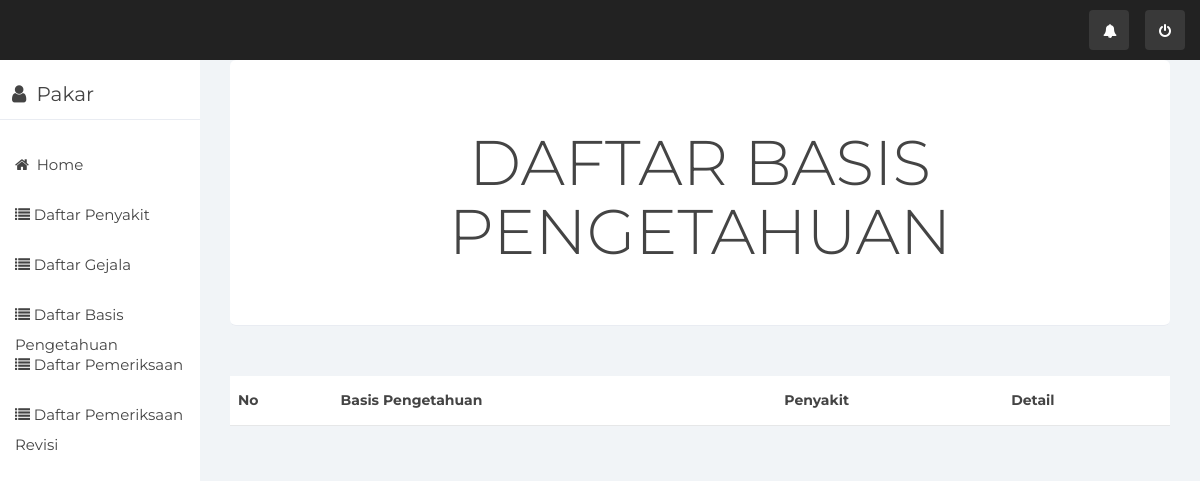
Before: /index.php/pakar/DataBasis with the older database file.
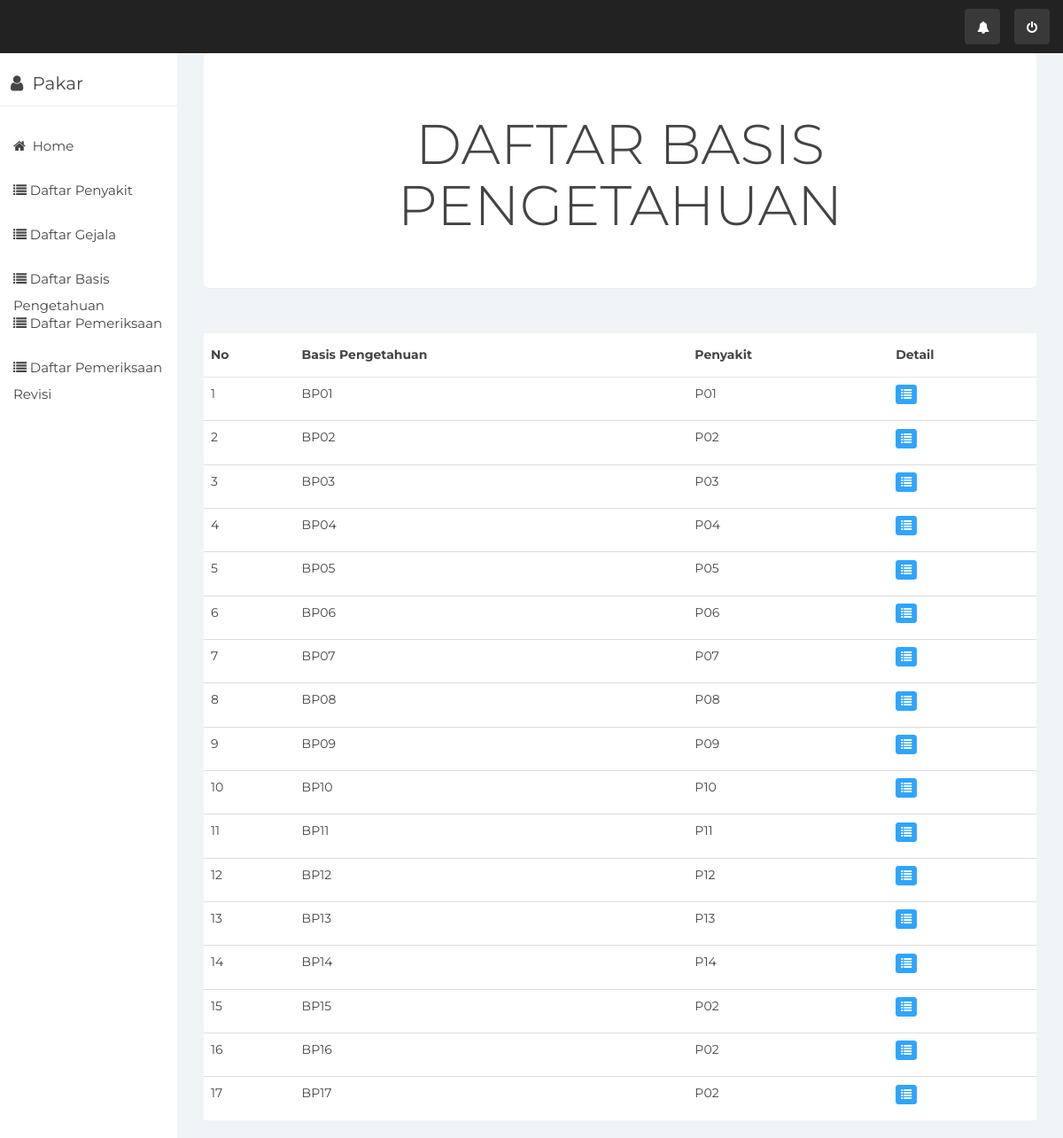
After: the same page with the newer database file.
### tables this page shows
CREATE TABLE `tb_basis_pengetahuan` (
  `id_basis_pengetahuan` varchar(10) NOT NULL,
  `id_penyakit` varchar(10) NOT NULL
);

### application/controllers/Pakar.php (called while the page is built, shortened)
<?php
class Pakar extends CI_Controller {
	public function __construct(){
		$this->load->model('M_pakar');
		$this->load->helper('url','form');
		$this->load->library('form_validation');
	}
	public function DataBasis()
	{
		$data['basis'] = $this->M_pakar->getDataBasis();
		$this->load->view('basisPakar',$data);
	}
}
?>

### index.php (called while the page is built, shortened)
<?php
require_once BASEPATH.'core/CodeIgniter.php';

### application/models/M_pakar.php (called while the page is built, shortened)
<?php
class M_Pakar extends CI_Model {
	function getDataBasis()
	{
		$query = $this->db->query("SELECT tb_penyakit.id_penyakit, tb_penyakit.nama_penyakit, tb_basis_pengetahuan.* FROM tb_basis_pengetahuan JOIN tb_penyakit ON tb_basis_pengetahuan.id_penyakit = tb_penyakit.id_penyakit ORDER BY id_basis_pengetahuan ASC");
		return $query->result();
	}
}

### application/views/basisPakar.php (the view, shortened to what this page needs)
<div class="col-sm-9 col-sm-offset-3 col-lg-10 col-lg-offset-2 main">
	    <div class="main-panel">
        <div class="content">
            <div class="container-fluid">
                <div class="row">
                    <div class="col-md-12">
                          <div class="jumbotron text-center">
                                 <h1>DAFTAR BASIS PENGETAHUAN</h1>
                          </div>
                        <div class="card">
                            <div class="content table-responsive table-full-width">
                                <table class="table table-hover table-striped">
                                    <table class="table table-hover" id="example">
                                        <thead>
                                            <th>No</th>
                                            <th>Basis Pengetahuan</th>
                                            <th>Penyakit</th>
                                            <th>Detail</th>
                                        </thead>
                                        <tbody>
                                            <?php
                                             $no=1;
                                             foreach ($basis as $key) { ?>
                                            <tr>
                                                <td><?php echo $no ?>  </td>
                                                <td><?php echo $key->id_basis_pengetahuan;?></td>
                                                <td><?php echo $key->id_penyakit;?></td>
                                               <td><a href="<?=site_url()?>/Pakar/detailBasis/<?php echo $key->id_basis_pengetahuan ?>"> <p data-placement="top" data-toogle="tooltip" title="Detail"><button class="btn btn-primary btn-xs" data-title="Detail" data-toggle="modal" data-target="#detail"><span class="glyphicon glyphicon-list"></span></button></p></td>
                                            </tr>
                                            <?php
                                             $no++;
                                             }?>
                                        </tbody>
                                    </table>
                                </table>
                            </div>
                        </div>
                    </div>
                </div>
            </div>
        </div>

Changed rows visible on the page:
added tb_basis_pengetahuan: id_basis_pengetahuan "BP01", id_penyakit "P01"
added tb_basis_pengetahuan: id_basis_pengetahuan "BP02", id_penyakit "P02"
added tb_basis_pengetahuan: id_basis_pengetahuan "BP03", id_penyakit "P03"
added tb_basis_pengetahuan: id_basis_pengetahuan "BP04", id_penyakit "P04"
added tb_basis_pengetahuan: id_basis_pengetahuan "BP05", id_penyakit "P05"
added tb_basis_pengetahuan: id_basis_pengetahuan "BP06", id_penyakit "P06"
added tb_basis_pengetahuan: id_basis_pengetahuan "BP07", id_penyakit "P07"
added tb_basis_pengetahuan: id_basis_pengetahuan "BP08", id_penyakit "P08"
added tb_basis_pengetahuan: id_basis_pengetahuan "BP09", id_penyakit "P09"
added tb_basis_pengetahuan: id_basis_pengetahuan "BP10", id_penyakit "P10"
added tb_basis_pengetahuan: id_basis_pengetahuan "BP11", id_penyakit "P11"
added tb_basis_pengetahuan: id_basis_pengetahuan "BP12", id_penyakit "P12"
added tb_basis_pengetahuan: id_basis_pengetahuan "BP13", id_penyakit "P13"
added tb_basis_pengetahuan: id_basis_pengetahuan "BP14", id_penyakit "P14"
added tb_basis_pengetahuan: id_basis_pengetahuan "BP15", id_penyakit "P02"
added tb_basis_pengetahuan: id_basis_pengetahuan "BP16", id_penyakit "P02"
added tb_basis_pengetahuan: id_basis_pengetahuan "BP17", id_penyakit "P02"
